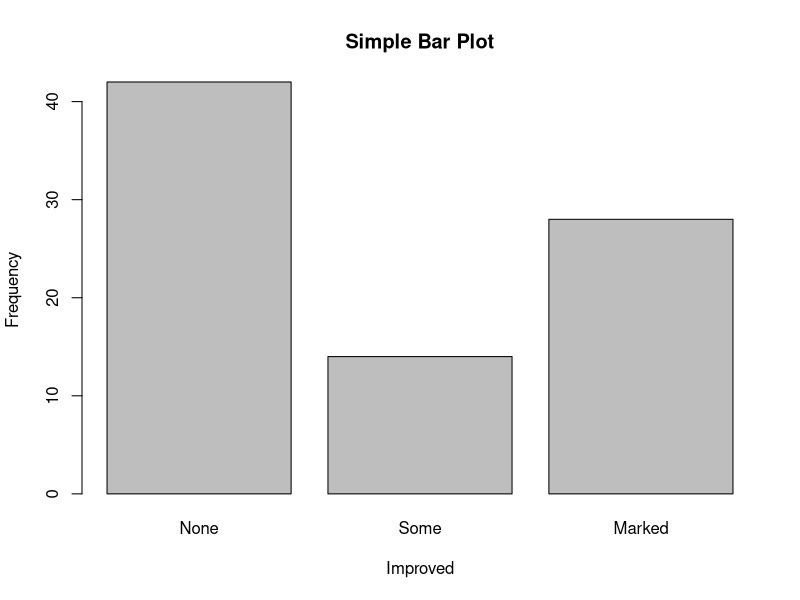
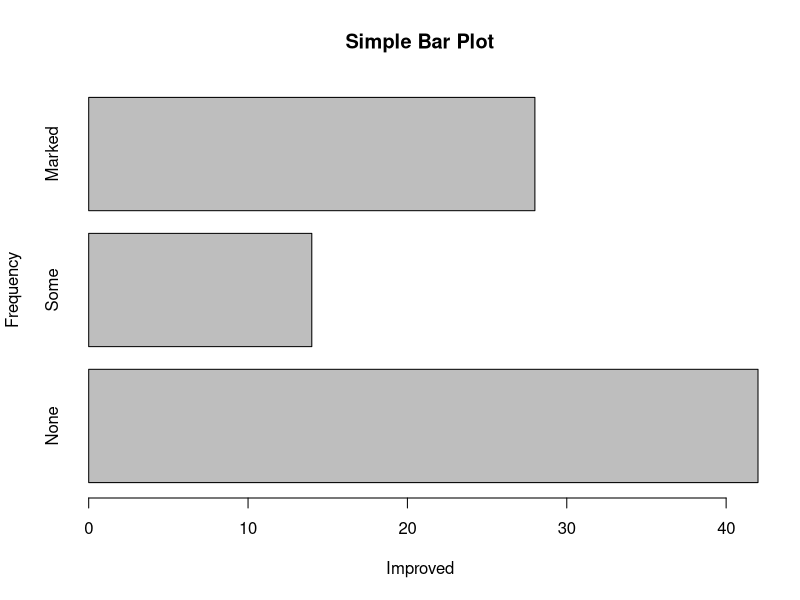
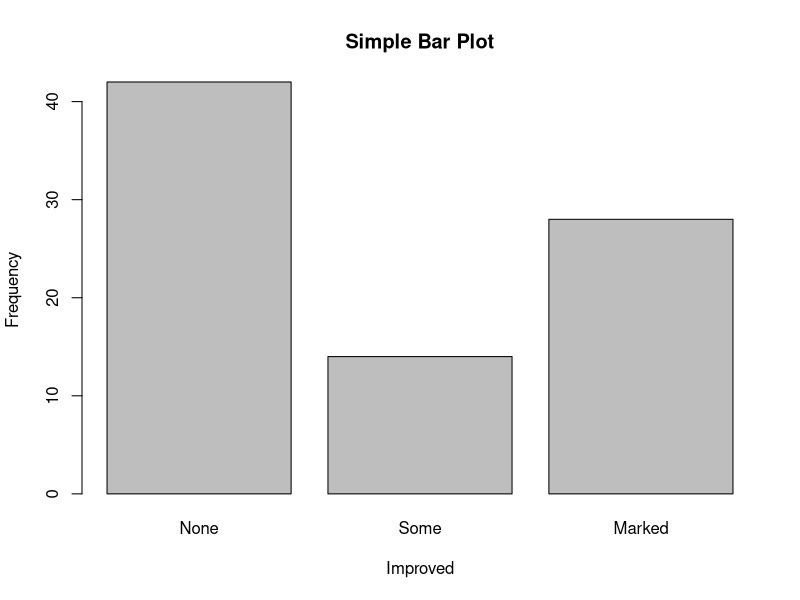
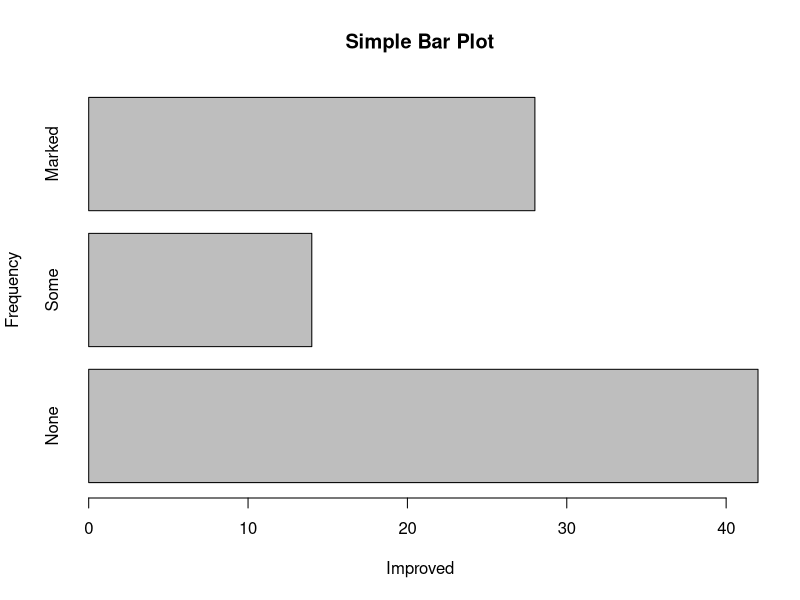

Source code (R) for these figures, in order:
library(vcd)
counts <- table(Arthritis$Improved)
barplot(counts, main = "Simple Bar Plot", xlab = "Improved", ylab = "Frequency")
barplot(counts, main = "Simple Bar Plot", xlab = "Improved", ylab = "Frequency", horiz = T)
class(Arthritis$Improved)
plot(Arthritis$Improved, main = "Simple Bar Plot", xlab = "Improved", ylab = "Frequency")
plot(Arthritis$Improved, main = "Simple Bar Plot", xlab = "Improved", ylab = "Frequency", horiz = T)

